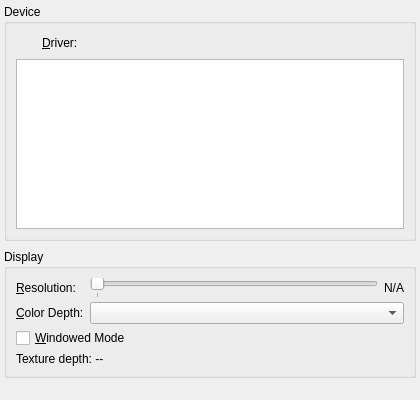
<?xml version="1.0" encoding="UTF-8"?>
<ui version="4.0">
 <class>VideoPage</class>
 <widget class="QWidget" name="VideoPage">
  <property name="geometry"><rect><x>0</x><y>0</y><width>420</width><height>400</height></rect></property>
  <layout class="QVBoxLayout" name="mainLayout">
   <property name="spacing"><number>8</number></property>
   <property name="leftMargin"><number>4</number></property><property name="topMargin"><number>4</number></property>
   <property name="rightMargin"><number>4</number></property><property name="bottomMargin"><number>4</number></property>
   <item>
    <widget class="QGroupBox" name="deviceGroup">
     <property name="title"><string>Device</string></property>
     <layout class="QVBoxLayout" name="deviceLayout">
      <item>
       <layout class="QHBoxLayout" name="driverLabelLayout">
        <item><widget class="QLabel" name="driverIcon">
         <property name="minimumSize"><size><width>20</width><height>20</height></size></property>
         <property name="maximumSize"><size><width>20</width><height>20</height></size></property>
        </widget></item>
        <item><widget class="QLabel" name="driverLabel"><property name="text"><string>&amp;Driver:</string></property><property name="buddy"><cstring>driverList</cstring></property></widget></item>
        <item><spacer name="driverLabelSpacer"><property name="orientation"><enum>Qt::Horizontal</enum></property><property name="sizeHint" stdset="0"><size><width>40</width><height>20</height></size></property></spacer></item>
       </layout>
      </item>
      <item><widget class="QListWidget" name="driverList">
       <property name="minimumSize"><size><width>0</width><height>64</height></size></property>
       <property name="selectionMode"><enum>QAbstractItemView::SingleSelection</enum></property>
       <property name="uniformItemSizes"><bool>true</bool></property>
      </widget></item>
     </layout>
    </widget>
   </item>
   <item>
    <widget class="QGroupBox" name="displayGroup">
     <property name="title"><string>Display</string></property>
     <layout class="QGridLayout" name="displayLayout" columnstretch="0,1,0">
      <property name="horizontalSpacing"><number>6</number></property><property name="verticalSpacing"><number>4</number></property>
      <item row="0" column="0"><widget class="QLabel" name="resolutionLabel"><property name="text"><string>&amp;Resolution:</string></property><property name="buddy"><cstring>resolutionSlider</cstring></property></widget></item>
      <item row="0" column="1"><widget class="QSlider" name="resolutionSlider">
       <property name="maximum"><number>0</number></property><property name="orientation"><enum>Qt::Horizontal</enum></property>
       <property name="tickPosition"><enum>QSlider::TicksBelow</enum></property><property name="tickInterval"><number>1</number></property>
      </widget></item>
      <item row="0" column="2"><widget class="QLabel" name="resolutionValue">
       <property name="sizePolicy"><sizepolicy hsizetype="Minimum" vsizetype="Preferred"><horstretch>0</horstretch><verstretch>0</verstretch></sizepolicy></property>
       <property name="text"><string>N/A</string></property><property name="alignment"><set>Qt::AlignRight|Qt::AlignVCenter</set></property>
      </widget></item>
      <item row="1" column="0"><widget class="QLabel" name="bitDepthLabel"><property name="text"><string>&amp;Color Depth:</string></property><property name="buddy"><cstring>bitDepthCombo</cstring></property></widget></item>
      <item row="1" column="1" colspan="2"><widget class="QComboBox" name="bitDepthCombo"/></item>
      <item row="2" column="0" colspan="3"><widget class="QCheckBox" name="windowedCheck"><property name="text"><string>&amp;Windowed Mode</string></property></widget></item>
      <item row="3" column="0" colspan="3"><widget class="QLabel" name="textureDepthLabel"><property name="text"><string>Texture depth: --</string></property></widget></item>
     </layout>
    </widget>
   </item>
   <item><spacer name="bottomSpacer"><property name="orientation"><enum>Qt::Vertical</enum></property><property name="sizeHint" stdset="0"><size><width>20</width><height>40</height></size></property></spacer></item>
  </layout>
 </widget>
 <tabstops><tabstop>driverList</tabstop><tabstop>resolutionSlider</tabstop><tabstop>bitDepthCombo</tabstop><tabstop>windowedCheck</tabstop></tabstops>
 <resources/>
 <connections/>
</ui>
